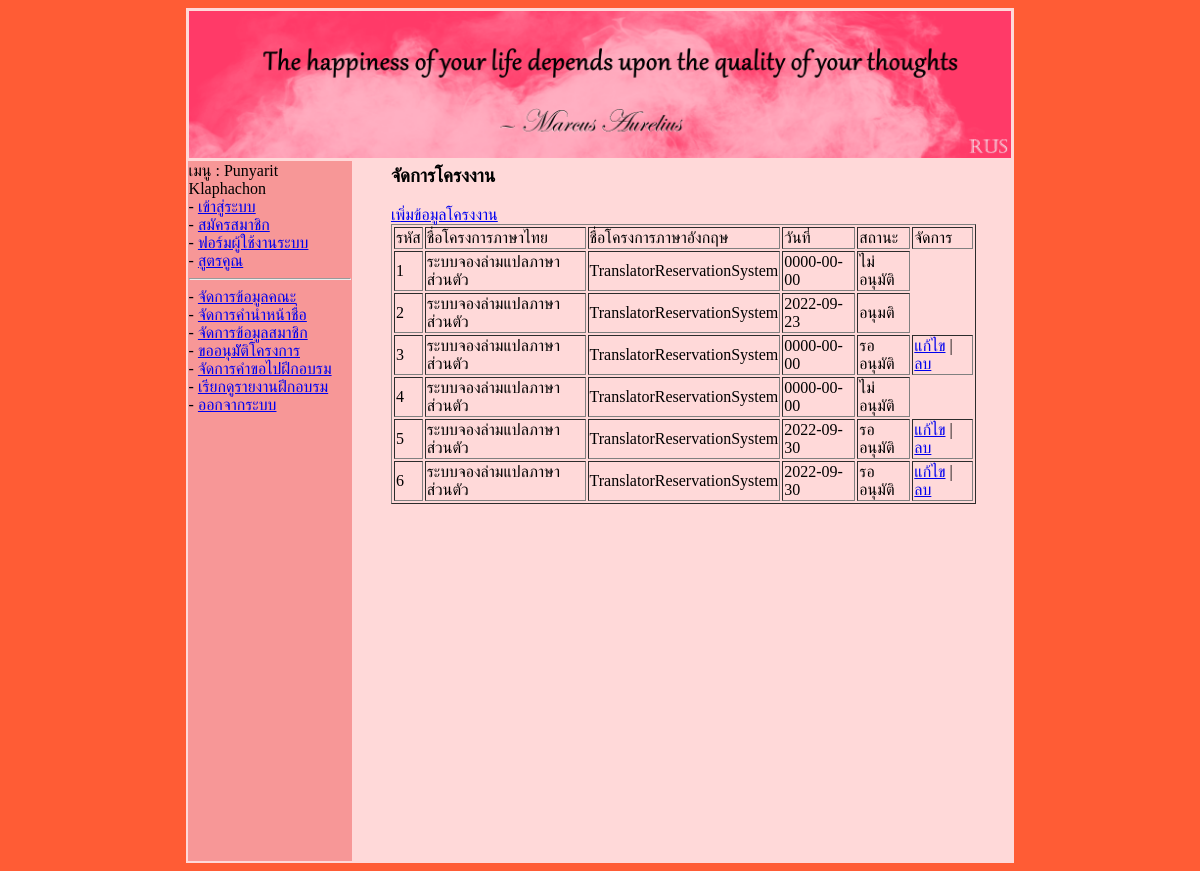
/project_show.php (signed in), run on the app's committed database.
### tables this page shows
CREATE TABLE `project` (
  `pro_id` int(11) NOT NULL,
  `pro_date` date NOT NULL,
  `pro_nameTH` varchar(200) NOT NULL,
  `pro_nameEN` varchar(200) NOT NULL,
  `pro_detail` text NOT NULL,
  `mem_id` int(11) NOT NULL,
  `boss_id` int(11) NOT NULL,
  `pro_status` int(11) NOT NULL
);

### project_show.php (the view, shortened to what this page needs)
<?php
    include("./header.php");
    include("./menu.php");
    include("./sqliConnect.php");
?>
<table width="90%" align="center">
    <tr>
        <td>
            <h3>จัดการโครงงาน</h3>
            <a href="./project_add.php">เพิ่มข้อมูลโครงงาน</a>
            <table border="1">
                <tr>
                    <td>รหัส</td>
                    <td>ชื่อโครงการภาษาไทย</td>
                    <td>ชื่อโครงการภาษาอังกฤษ</td>
                    <td>วันที่</td>
                    <td>สถานะ</td>
                    <td>จัดการ</td>
                <?php
                    $sql = "select * from project where mem_id=".$_SESSION['id'].";";
                    $result = $mysqli->query($sql);
                    while($row = $result->fetch_assoc()){
                        $pro_id = $row['pro_id'];
                        $pro_nameTH = $row['pro_nameTH'];
                        $pro_nameEN = $row['pro_nameEN'];
                        $pro_date = $row['pro_date'];
                        $pro_status = $row['pro_status'];
                        $status = "";
                        if ($pro_status == "1"){
                            $status = "รออนุมัติ";
                        }else if ($pro_status == "2"){
                            $status = "อนุมติ";
                        }else if ($pro_status == "3"){
                            $status = "ไม่อนุมัติ";
                        }
                        echo "
                            <tr>
                                <td>$pro_id</td>
                                <td>$pro_nameTH</td>
                                <td>$pro_nameEN</td>
                                <td>$pro_date</td>
                                <td>$status</td>
                            ";
                            if ($pro_status == "2") {
                            } else if ($pro_status == "1"){
                                echo "
                                    <td>
                                        <a href=\"./project_edit.php?pro_id=$pro_id\">แก้ไข</a>
                                        |
                                        <a href=\"./project_delete.php?pro_id=$pro_id\">ลบ</a>
                                    </td>
                                ";
                            }
                        echo "</tr>";
                    }
                ?>
            </table>
        </td>
    </tr>
</table>
<?php
    include("./footer.php");
?>

### css/style.css (style rules this page uses)
body { background-color: rgb(255, 92, 53); }

### data on the page
project: pro_id "1", pro_nameTH "ระบบจองล่ามแปลภาษาส่วนตัว", pro_nameEN "TranslatorReservationSystem", pro_date "0000-00-00", pro_status "ไม่อนุมัติ"
project: pro_id "2", pro_nameTH "ระบบจองล่ามแปลภาษาส่วนตัว", pro_nameEN "TranslatorReservationSystem", pro_date "2022-09-23", pro_status "อนุมติ"
project: pro_id "3", pro_nameTH "ระบบจองล่ามแปลภาษาส่วนตัว", pro_nameEN "TranslatorReservationSystem", pro_date "0000-00-00", pro_status "รออนุมัติ"
project: pro_id "4", pro_nameTH "ระบบจองล่ามแปลภาษาส่วนตัว", pro_nameEN "TranslatorReservationSystem", pro_date "0000-00-00", pro_status "ไม่อนุมัติ"
project: pro_id "5", pro_nameTH "ระบบจองล่ามแปลภาษาส่วนตัว", pro_nameEN "TranslatorReservationSystem", pro_date "2022-09-30", pro_status "รออนุมัติ"
project: pro_id "6", pro_nameTH "ระบบจองล่ามแปลภาษาส่วนตัว", pro_nameEN "TranslatorReservationSystem", pro_date "2022-09-30", pro_status "รออนุมัติ"

### other printed values
$_SESSION['fname'] "Punyarit"
$_SESSION['lname'] "Klaphachon"
